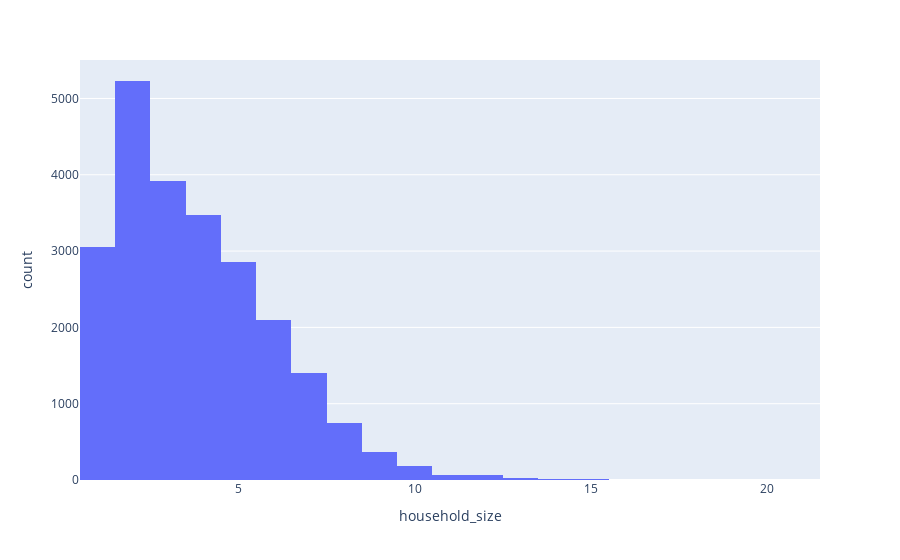

The code cell stored with this chart in its notebook:
### Code cell
#Distribuiçõa Assimetrica
fig = px.histogram(df, x='household_size')
fig.show()

### Figure 1 — Plotly figure (JSON) as saved in the notebook; plotly's stock layout.template omitted (floating-point values rounded to 4 significant figures; data arrays with more than 128 entries replaced by an {"elided": "..."} marker saying what was removed)
{"data": [{"alignmentgroup": "True", "bingroup": "x", "hovertemplate": "household_size=%{x}<br>count=%{y}<extra></extra>", "legendgroup": "", "marker": {"color": "#636efa"}, "name": "", "offsetgroup": "", "orientation": "v", "showlegend": false, "type": "histogram", "x": {"elided": "23524 int values"}, "xaxis": "x", "yaxis": "y"}], "layout": {"barmode": "relative", "legend": {"tracegroupgap": 0}, "margin": {"t": 60}, "xaxis": {"anchor": "y", "domain": [0, 1], "title": {"text": "household_size"}}, "yaxis": {"anchor": "x", "domain": [0, 1], "title": {"text": "count"}}}}
